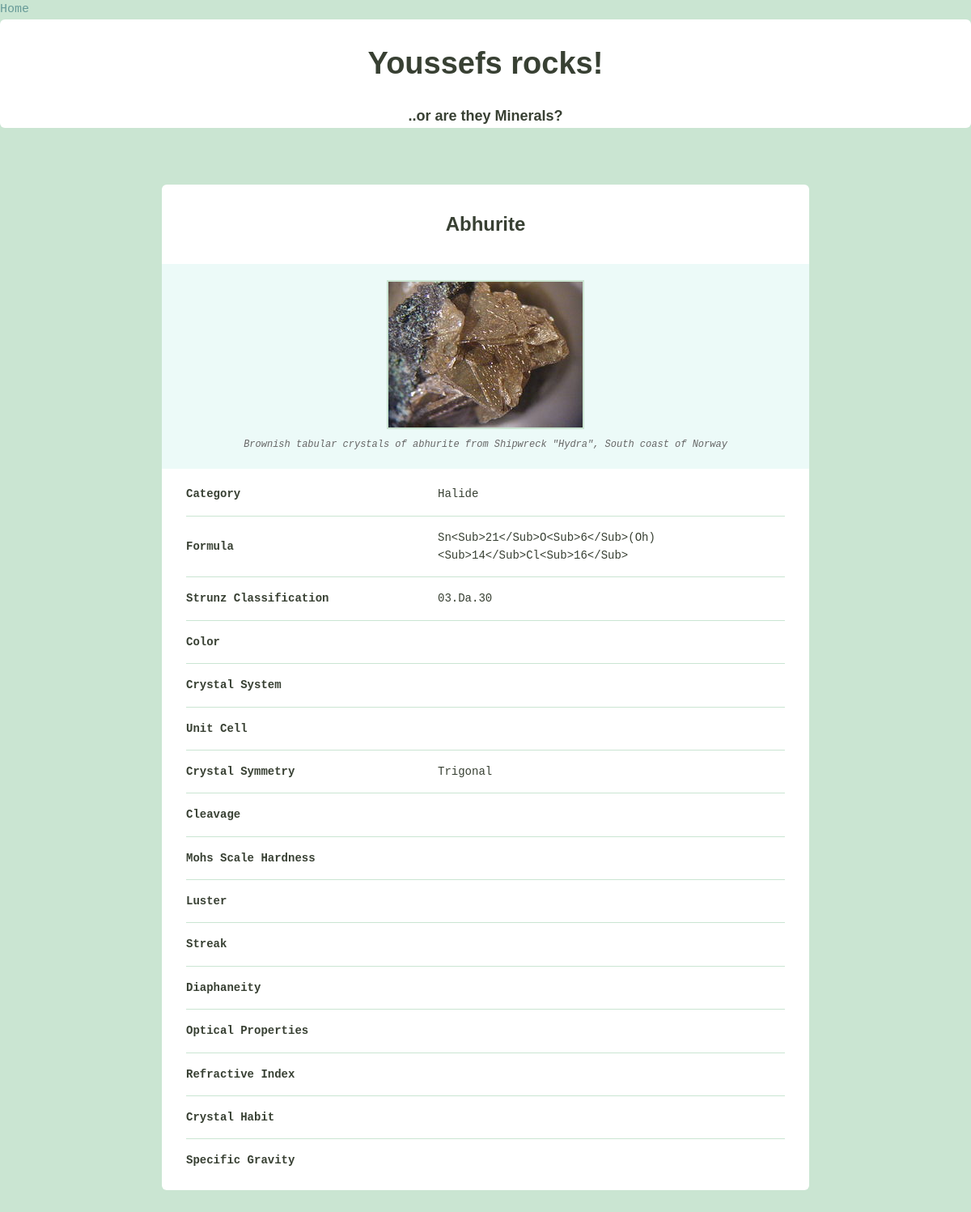
Page /rocks/home/3/ on the committed database.
### rocks/models.py (models this page shows)
class Mineral(models.Model):
    name = models.CharField(max_length=128, blank=True)
    image_filename = models.CharField(max_length=255, blank=True)
    image_caption = models.CharField(max_length=255, blank=True)
    category = models.CharField(max_length=128, blank=True)
    formula = models.CharField(max_length=255, blank=True)
    strunz_classification = models.CharField(max_length=255, blank=True)
    color = models.CharField(max_length=255, blank=True)
    crystal_system = models.CharField(max_length=255, blank=True)
    unit_cell = models.CharField(max_length=255, blank=True)
    crystal_symmetry = models.CharField(max_length=255, blank=True)
    cleavage = models.CharField(max_length=255, blank=True)
    mohs_scale_hardness = models.CharField(max_length=255, blank=True)
    luster = models.CharField(max_length=255, blank=True)
    streak = models.CharField(max_length=255, blank=True)
    diaphaneity = models.CharField(max_length=255, blank=True)
    optical_properties = models.CharField(max_length=255, blank=True)
    refractive_index = models.CharField(max_length=255, blank=True)
    crystal_habit = models.CharField(max_length=255, blank=True)
    specific_gravity = models.CharField(max_length=255, blank=True)

### rocks/views.py (the view)
# urls.py: path('home/<int:pk>/', views.details, name="details"),
def details(request, pk):
    mins = get_object_or_404(Mineral, pk=pk)
    minerals = {"mineral_detail": mins}
    return render(request, "rocks/details.html", context=minerals)

### rocks/templates/rocks/details.html
{% extends "layout.html" %}
{% load staticfiles %}
{% block content %}
    <div class="bounds">
        <div class="grid-100 mineral__container">
            <h1 class="mineral__name">{{ mineral_detail.name|title }}</h1>
            <div class="mineral__image-bg">
                <img class="mineral__image" src="{{ mineral_detail.image_filename }}" alt="">
                 <p class="mineral__caption">{{ mineral_detail.image_caption }}</p>
            </div>
            <div class="mineral__table-container">
                <table class="mineral__table">
                    <tr>
                        <td class="mineral__category">Category</td>
                        <td>{{ mineral_detail.category|title }}</td>
                    </tr>
                    <tr>
                        <td class="mineral__category">Formula</td>
                        <td>{{ mineral_detail.formula|title }}</td>
                    </tr>
                    <tr>
                        <td class="mineral__category">Strunz Classification</td>
                        <td>{{ mineral_detail.strunz_classification|title  }}</td>
                    </tr>
                    <tr>
                        <td class="mineral__category">Color</td>
                        <td>{{ mineral_detail.color|title  }}</td>
                    </tr>
                    <tr>
                        <td class="mineral__category">Crystal System</td>
                        <td>{{ mineral_detail.crystal_system|title  }}</td>
                    </tr>
                    <tr>
                        <td class="mineral__category">Unit Cell</td>
                        <td>{{ mineral_detail.unit_cell|title  }}</td>
                    </tr>
                    <tr>
                        <td class="mineral__category">Crystal Symmetry</td>
                        <td>{{ mineral_detail.crystal_symmetry|title  }}</td>
                    </tr>
                    <tr>
                        <td class="mineral__category">Cleavage</td>
                        <td>{{ mineral_detail.cleavage|title  }}</td>
                    </tr>
                    <tr>
                        <td class="mineral__category">Mohs Scale Hardness</td>
                        <td>{{ mineral_detail.mohs_scale_hardness|title  }}</td>
                    </tr>
                    <tr>
                        <td class="mineral__category">Luster</td>
                        <td>{{ mineral_detail.Luster|title  }}</td>
                    </tr>
                    <tr>
                        <td class="mineral__category">Streak</td>
                        <td>{{ mineral_detail.streak|title  }}</td>
                    </tr>
                    <tr>
                        <td class="mineral__category">Diaphaneity</td>
                        <td>{{ mineral_detail.diaphaneity|title  }}</td>
                    </tr>
                    <tr>
                        <td class="mineral__category">Optical Properties</td>
                        <td>{{ mineral_detail.optical_properties|title  }}</td>
                    </tr>
                    <tr>
                        <td class="mineral__category">Refractive Index</td>
                        <td>{{ mineral_detail.refractive_index|title  }}</td>
                    </tr>
                    <tr>
                        <td class="mineral__category">Crystal Habit</td>
                        <td>{{ mineral_detail.crystal_habit|title  }}</td>
                    </tr>
                    <tr>
                        <td class="mineral__category">Specific Gravity</td>
                        <td>{{ mineral_detail.specific_gravity|title  }}</td>
                    </tr>
                </table>
            </div>
        </div>
    </div>
{% endblock %}

### static/css/global.css (style rules this page uses)
html { font-family: sans-serif; -ms-text-size-adjust: 100%; -webkit-text-size-adjust: 100%; }
body { margin: 0; }
h1 { font-size: 2em; margin: 0.67em 0; }
img { border: 0; }
table { border-collapse: collapse; border-spacing: 0; }
td, th { padding: 0; }
html { font-size: 62.5%; }
body { background-color: #CAE5D2; font-size: 1.5em; line-height: 1.6; font-weight: 400; font-family: "Cousine"; color: #666; }
.bounds { max-width: 800px; margin: 0 auto; padding: 50px 0 150px; overflow: hidden; }
.grid, .grid-5, .grid-10, .grid-15, .grid-20, .grid-25, .grid-30, .grid-33, .grid-35, .grid-40, .grid-45, .grid-50, .grid-55, .grid-60, .grid-65, .grid-66, .grid-70, .grid-75, .grid-80, .grid-90, .grid-95, .grid-100 { float: left; box-sizing: border-box; position: relative; }
.grid-100 { width: 100%; padding: 0 15px; }
h1, h2, h3, h4, h5, h6 { margin-top: 0; margin-bottom: 2rem; font-weight: bold; font-family: "Work Sans", sans-serif; color: #384033; }
h1 { font-size: 3.8rem; }
@media (min-width: 550px) { h1 { font-size: 3.8rem; } }
p { margin-top: 0; font-size: 1.6rem; }
th, td { padding: 15px; text-align: left; border-bottom: 1px solid #e1e1e1; }
th:first-child, td:first-child { padding-left: 0; }
th:last-child, td:last-child { padding-right: 0; }
table, p, ul { margin-bottom: 2.5rem; }
.mineral__container { background-color: #fff; border-radius: 6px; list-style: none; padding: 0; text-align: center; }
.mineral__name { display: block; width: 100%; margin: 0; font-size: 24px; padding: 30px 0 30px 0; }
.mineral__image { display: block; margin: 0 auto; border: solid 2px #CAE5D2; }
.mineral__image-bg { background-color: #ecfaf8; padding: 20px 0; }
.mineral__caption { font-size: 12px; font-style: italic; padding: 10px 0 0 0; margin: 0; }
.mineral__table { font-size: 14px; color: #384033; }
.mineral__table td { border-color: #CAE5D2; }
.mineral__table tr:last-of-type td { border-bottom: none; padding-bottom: 0; }
.mineral__table-container { padding: 5px 30px 0; }
.mineral__category { font-weight: bold; width: 40%; }

### rows in the picture
Mineral: name "Abhurite", image_filename (picture), image_caption "Brownish tabular crystals of abhurite from Shipwreck \"Hydra\", South coast of Norway", category "Halide", formula "Sn<Sub>21</Sub>O<Sub>6</Sub>(Oh)<Sub>14</Sub>Cl<Sub>16</Sub>", strunz_classification "03.Da.30", crystal_symmetry "Trigonal"
